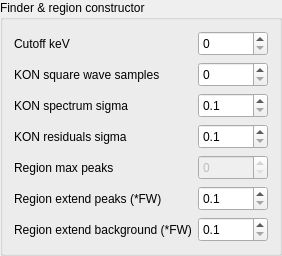
         <widget class="QGroupBox" name="groupBox">
          <property name="title">
           <string>Finder &amp;&amp; region constructor</string>
          </property>
          <layout class="QGridLayout" name="gridLayout">
           <item row="0" column="0">
            <layout class="QHBoxLayout" name="horizontalLayout">
             <item>
              <widget class="QLabel" name="label">
               <property name="minimumSize">
                <size>
                 <width>0</width>
                 <height>25</height>
                </size>
               </property>
               <property name="maximumSize">
                <size>
                 <width>16777215</width>
                 <height>25</height>
                </size>
               </property>
               <property name="text">
                <string>Cutoff keV</string>
               </property>
              </widget>
             </item>
             <item>
              <widget class="QSpinBox" name="spinFinderCutoffKeV">
               <property name="minimumSize">
                <size>
                 <width>70</width>
                 <height>25</height>
                </size>
               </property>
               <property name="maximumSize">
                <size>
                 <width>70</width>
                 <height>25</height>
                </size>
               </property>
               <property name="maximum">
                <number>3000</number>
               </property>
               <property name="singleStep">
                <number>5</number>
               </property>
              </widget>
             </item>
            </layout>
           </item>
           <item row="1" column="0">
            <layout class="QHBoxLayout" name="horizontalLayout_2">
             <item>
              <widget class="QLabel" name="label_2">
               <property name="minimumSize">
                <size>
                 <width>0</width>
                 <height>25</height>
                </size>
               </property>
               <property name="maximumSize">
                <size>
                 <width>16777215</width>
                 <height>25</height>
                </size>
               </property>
               <property name="text">
                <string>KON square wave samples</string>
               </property>
              </widget>
             </item>
             <item>
              <widget class="QSpinBox" name="spinKONwidth">
               <property name="minimumSize">
                <size>
                 <width>70</width>
                 <height>25</height>
                </size>
               </property>
               <property name="maximumSize">
                <size>
                 <width>70</width>
                 <height>25</height>
                </size>
               </property>
              </widget>
             </item>
            </layout>
           </item>
           <item row="2" column="0">
            <layout class="QHBoxLayout" name="horizontalLayout_3">
             <item>
              <widget class="QLabel" name="label_3">
               <property name="minimumSize">
                <size>
                 <width>0</width>
                 <height>25</height>
                </size>
               </property>
               <property name="maximumSize">
                <size>
                 <width>16777215</width>
                 <height>25</height>
                </size>
               </property>
               <property name="text">
                <string>KON spectrum sigma</string>
               </property>
              </widget>
             </item>
             <item>
              <widget class="QDoubleSpinBox" name="doubleKONsigmaSpectrum">
               <property name="minimumSize">
                <size>
                 <width>70</width>
                 <height>25</height>
                </size>
               </property>
               <property name="maximumSize">
                <size>
                 <width>70</width>
                 <height>25</height>
                </size>
               </property>
               <property name="decimals">
                <number>1</number>
               </property>
               <property name="minimum">
                <double>0.100000000000000</double>
               </property>
               <property name="singleStep">
                <double>0.100000000000000</double>
               </property>
              </widget>
             </item>
            </layout>
           </item>
           <item row="3" column="0">
            <layout class="QHBoxLayout" name="horizontalLayout_4">
             <item>
              <widget class="QLabel" name="label_4">
               <property name="minimumSize">
                <size>
                 <width>0</width>
                 <height>25</height>
                </size>
               </property>
               <property name="maximumSize">
                <size>
                 <width>16777215</width>
                 <height>25</height>
                </size>
               </property>
               <property name="text">
                <string>KON residuals sigma</string>
               </property>
              </widget>
             </item>
             <item>
              <widget class="QDoubleSpinBox" name="doubleKONsigmaResid">
               <property name="minimumSize">
                <size>
                 <width>70</width>
                 <height>25</height>
                </size>
               </property>
               <property name="maximumSize">
                <size>
                 <width>70</width>
                 <height>25</height>
                </size>
               </property>
               <property name="decimals">
                <number>1</number>
               </property>
               <property name="minimum">
                <double>0.100000000000000</double>
               </property>
               <property name="singleStep">
                <double>0.100000000000000</double>
               </property>
              </widget>
             </item>
            </layout>
           </item>
           <item row="4" column="0">
            <layout class="QHBoxLayout" name="horizontalLayout_5">
             <item>
              <widget class="QLabel" name="label_5">
               <property name="minimumSize">
                <size>
                 <width>0</width>
                 <height>25</height>
                </size>
               </property>
               <property name="maximumSize">
                <size>
                 <width>16777215</width>
                 <height>25</height>
                </size>
               </property>
               <property name="text">
                <string>Region max peaks</string>
               </property>
              </widget>
             </item>
             <item>
              <widget class="QSpinBox" name="spinRegionMaxPeaks">
               <property name="enabled">
                <bool>false</bool>
               </property>
               <property name="minimumSize">
                <size>
                 <width>70</width>
                 <height>25</height>
                </size>
               </property>
               <property name="maximumSize">
                <size>
                 <width>70</width>
                 <height>25</height>
                </size>
               </property>
              </widget>
             </item>
            </layout>
           </item>
           <item row="5" column="0">
            <layout class="QHBoxLayout" name="horizontalLayout_6">
             <item>
              <widget class="QLabel" name="label_6">
               <property name="minimumSize">
                <size>
                 <width>0</width>
                 <height>25</height>
                </size>
               </property>
               <property name="maximumSize">
                <size>
                 <width>16777215</width>
                 <height>25</height>
                </size>
               </property>
               <property name="text">
                <string>Region extend peaks (*FW)</string>
               </property>
              </widget>
             </item>
             <item>
              <widget class="QDoubleSpinBox" name="doubleRegionExtendPeaks">
               <property name="minimumSize">
                <size>
                 <width>70</width>
                 <height>25</height>
                </size>
               </property>
               <property name="maximumSize">
                <size>
                 <width>70</width>
                 <height>25</height>
                </size>
               </property>
               <property name="decimals">
                <number>1</number>
               </property>
               <property name="minimum">
                <double>0.100000000000000</double>
               </property>
               <property name="maximum">
                <double>10.000000000000000</double>
               </property>
               <property name="singleStep">
                <double>0.100000000000000</double>
               </property>
              </widget>
             </item>
            </layout>
           </item>
           <item row="6" column="0">
            <layout class="QHBoxLayout" name="horizontalLayout_7">
             <item>
              <widget class="QLabel" name="label_7">
               <property name="minimumSize">
                <size>
                 <width>0</width>
                 <height>25</height>
                </size>
               </property>
               <property name="maximumSize">
                <size>
                 <width>16777215</width>
                 <height>25</height>
                </size>
               </property>
               <property name="text">
                <string>Region extend background (*FW)</string>
               </property>
              </widget>
             </item>
             <item>
              <widget class="QDoubleSpinBox" name="doubleRegionExtendBackground">
               <property name="minimumSize">
                <size>
                 <width>70</width>
                 <height>25</height>
                </size>
               </property>
               <property name="maximumSize">
                <size>
                 <width>70</width>
                 <height>25</height>
                </size>
               </property>
               <property name="decimals">
                <number>1</number>
               </property>
               <property name="minimum">
                <double>0.100000000000000</double>
               </property>
               <property name="maximum">
                <double>10.000000000000000</double>
               </property>
               <property name="singleStep">
                <double>0.100000000000000</double>
               </property>
              </widget>
             </item>
            </layout>
           </item>
          </layout>
         </widget>
